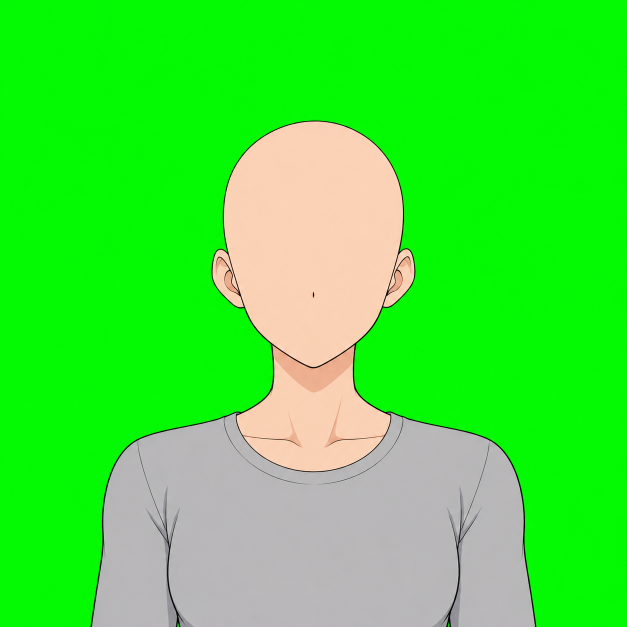
#> input picture docs/redesign/v2/kit3/art-src/avatar-base.png, 1254 x 1254 px (shown at 1/2 size)
$ python avatar_molde.py avatar-base-m.png
#> lines starting #> are read from the running program, lines starting #| are printed output that depends on the picture; after the words box and inside, x2 and y2 are one past the last pixel; in counts of white or black regions, pixels touching at a corner belong together
"""Gera as folhas-molde: o busto-base em magenta chapado, 6 vezes, para as peças serem pintadas por cima.
Uso: python -I avatar_molde.py"""
from pathlib import Path
import sys
import numpy as np
from PIL import Image

AQUI = Path(sys.argv[0]).resolve().parent
LADO = 512

for origem, destino in (("avatar-base.png", "avatar-molde.png"), ("avatar-base-m.png", "avatar-molde-m.png")):
    a = np.asarray(Image.open(AQUI / origem).convert("RGB")).astype(int)
    base = (a[..., 1] - np.maximum(a[..., 0], a[..., 2])) < 60
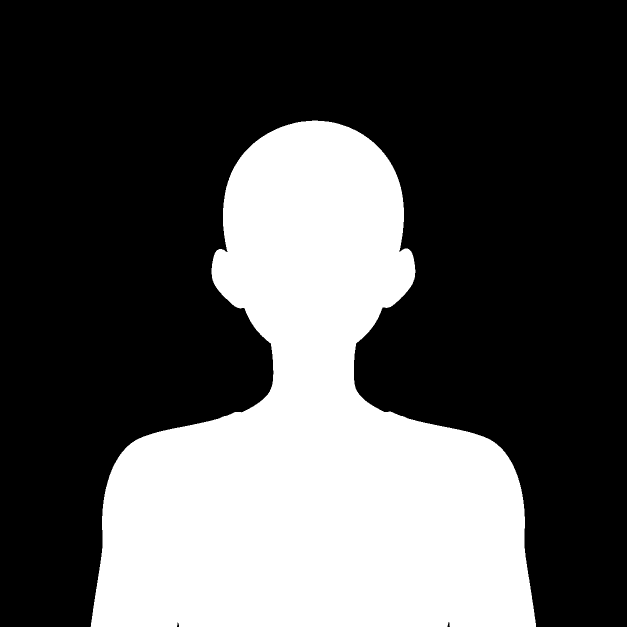
#> base: shape (1254, 1254) bool (shown at 1/2 size); 32.3% white; 1 white region, box (x1, y1, x2, y2) and area: (181, 241, 1072, 1254) 507653
    m = Image.fromarray((base * 255).astype(np.uint8)).resize((LADO, LADO), Image.BOX)
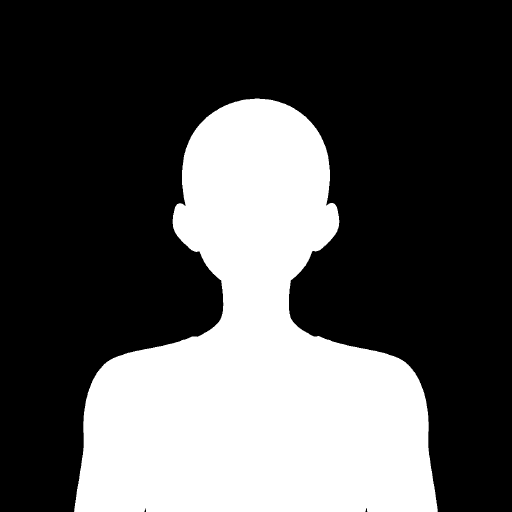
#> m: PIL image 512x512 L; min 0, max 255, mean 82.3
    mb = np.asarray(m) >= 128
#> mb: shape (512, 512) bool; 32.3% white; 1 white region, box (x1, y1, x2, y2) and area: (74, 98, 438, 512) 84722
    cel = np.zeros((LADO, LADO, 3), np.uint8)
    cel[...] = (0, 255, 0)
    cel[mb] = (255, 0, 255)
    folha = Image.new("RGB", (LADO * 3, LADO * 2))
#> folha: PIL image 1536x1024 RGB; every value is 0
    for j in range(2):
        for i in range(3):
            folha.paste(Image.fromarray(cel), (i * LADO, j * LADO))
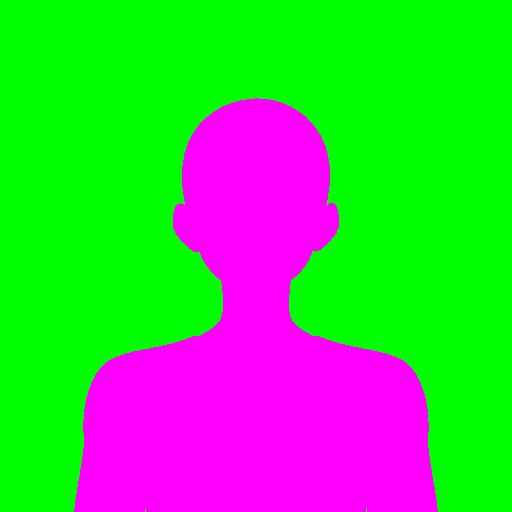
#> cel: shape (512, 512, 3); mean R, G, B 82.4, 172.6, 82.4
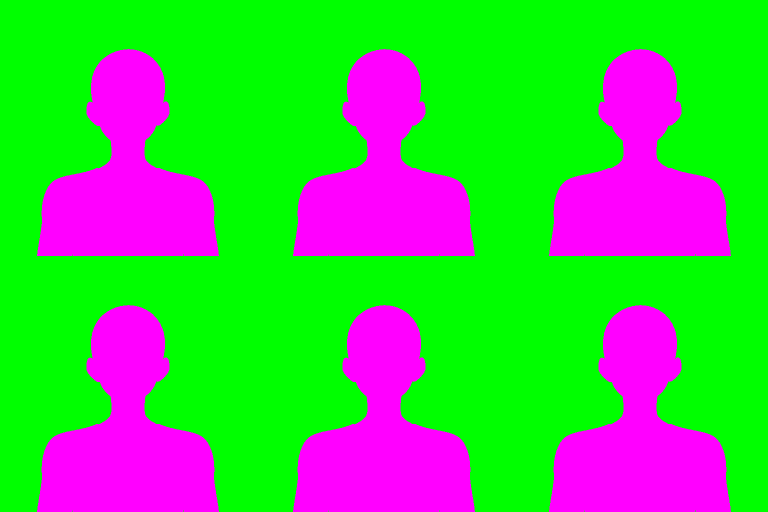
#> folha: PIL image 1536x1024 RGB (shown at 1/2 size); mean R, G, B 82.4, 172.6, 82.4
    folha.save(AQUI / destino)
    print(destino, folha.size)
#| avatar-molde.png (1536, 1024)
#> pass 2 of the loop `for origem, destino in (("avatar-base.png", "avatar-molde.png"), ("ava..`:
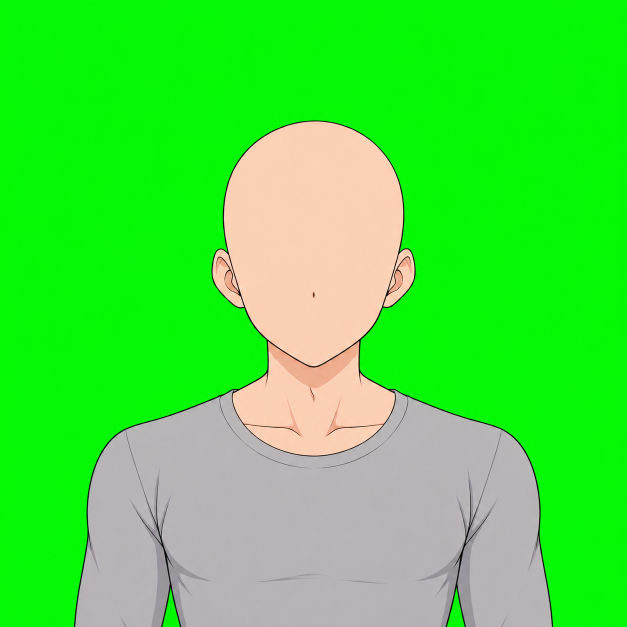
#> input picture docs/redesign/v2/kit3/art-src/avatar-base-m.png, 1254 x 1254 px (shown at 1/2 size)
#> `base = (a[..., 1] - np.maximum(a[..., 0], a[..., 2])) < 60`:
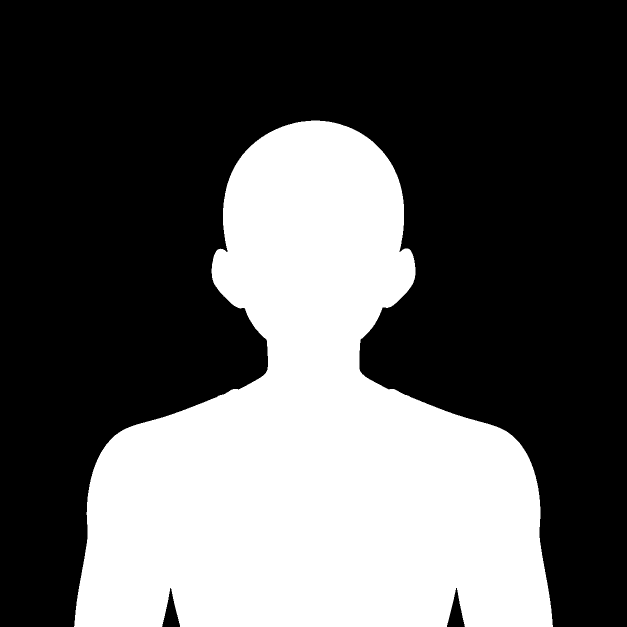
#> base: shape (1254, 1254) bool (shown at 1/2 size); 35.3% white; 1 white region, box (x1, y1, x2, y2) and area: (148, 241, 1106, 1254) 555030
#> mb: shape (512, 512) bool; 35.3% white; 1 white region, box (x1, y1, x2, y2) and area: (60, 98, 452, 512) 92629
#> after the loop `for j in range(2):`:
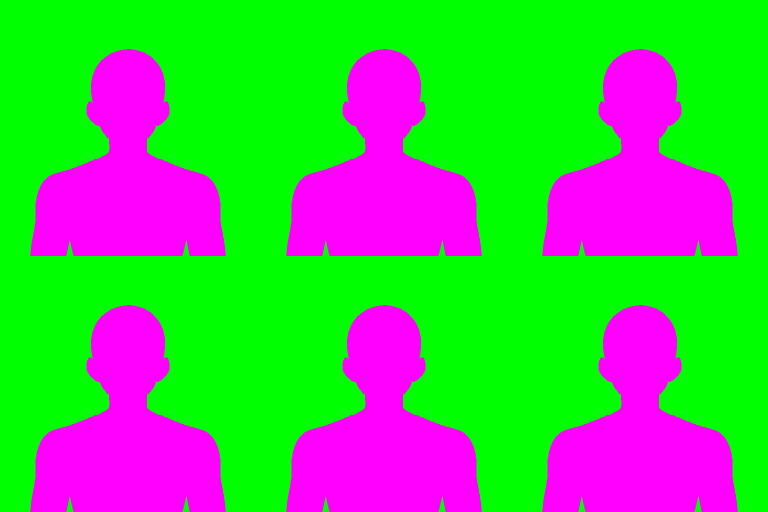
#> folha: PIL image 1536x1024 RGB (shown at 1/2 size); mean R, G, B 90.1, 164.9, 90.1
#| avatar-molde-m.png (1536, 1024)
